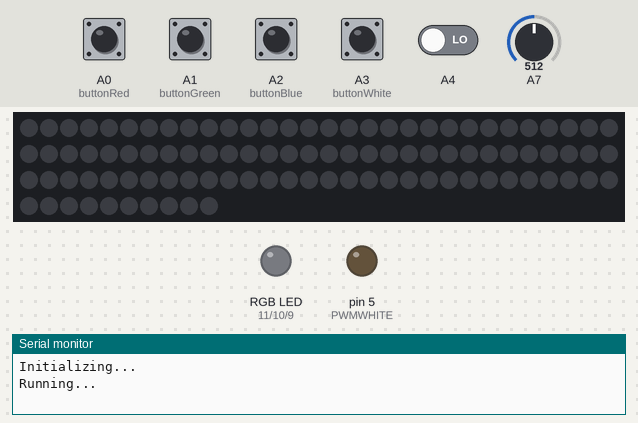
Bench run of a sketch on a simulated Arduino Nano, built with avr-gcc and run on an emulated ATmega328P. Shown: 100 RGB LEDs in strip order, left to right, continuing on the next row, an RGB LED mixed from three pins (HIGH = lit), output pins drawn as LEDs (lit = HIGH), the last lines printed to the serial monitor. The inputs (shaded band) are chosen by the test bench; at power-on: A0 (buttonRed), A1 (buttonGreen), A2 (buttonBlue), A3 (buttonWhite) HIGH, A4 LOW, A7 = 512. Dim RGB values are drawn brighter than linear; random numbers use the default seed unless the sketch sets one.

Above: at 1.2 s.
1.3 s: A4 driven HIGH
At 2.5 s:
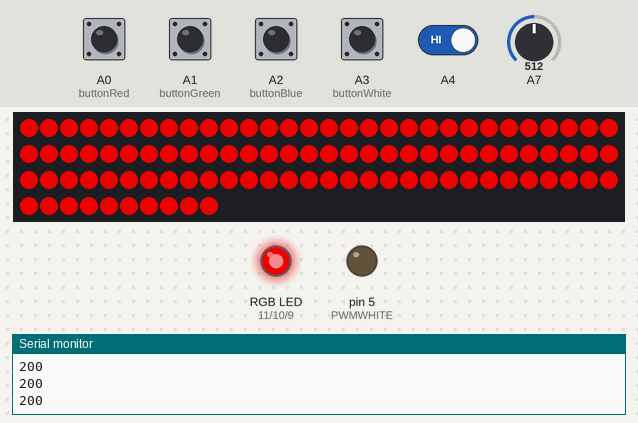
2.8 s: A1 (buttonGreen) pulled LOW for 0.15 s
At 4.0 s:
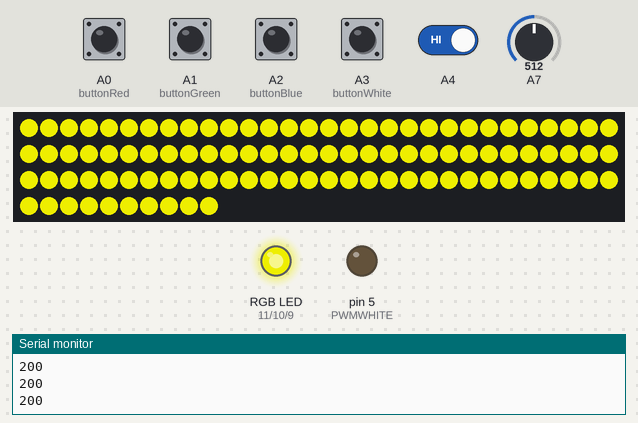
4.9 s: A2 (buttonBlue) pulled LOW for 0.15 s
At 6.7 s:
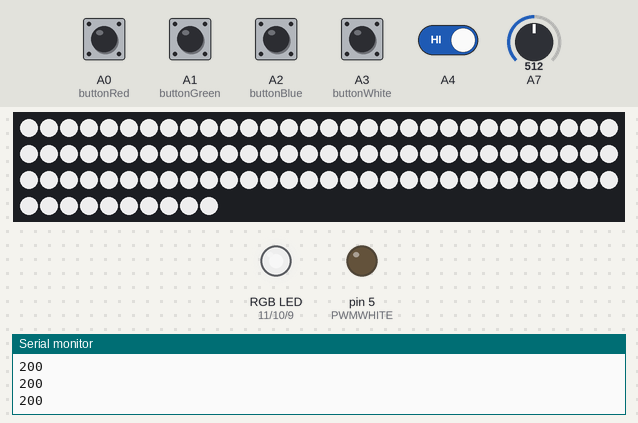
7.0 s: A0 (buttonRed) pulled LOW for 1 s
At 8.42 s:
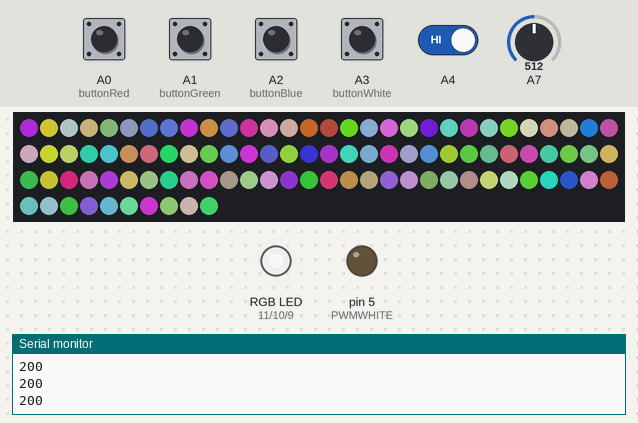
8.6 s: A3 (buttonWhite) pulled LOW for 0.15 s
At 10.5 s:
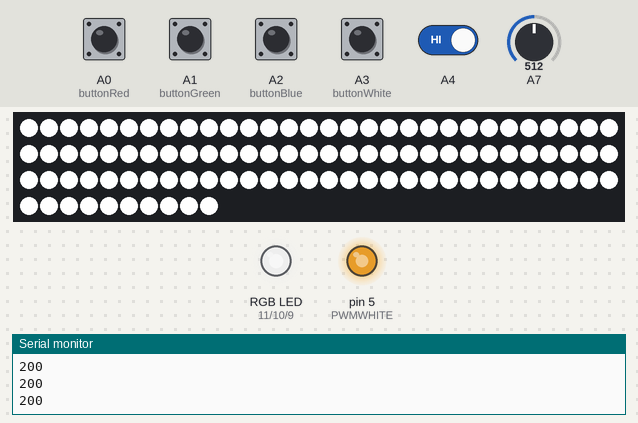
11.0 s: A0 (buttonRed) pulled LOW for 1 s
At 12.42 s:
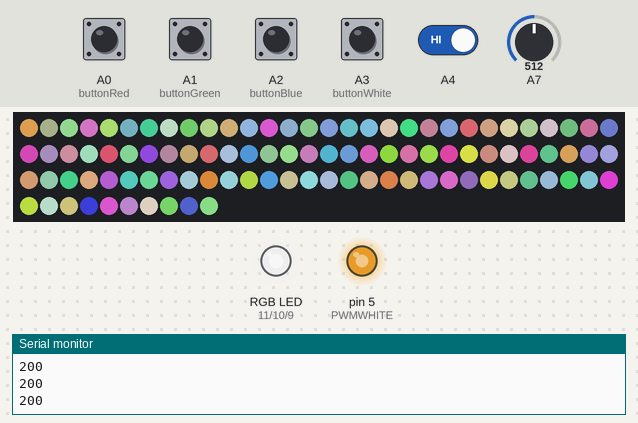
Timing chart, 0 to 14.0 s (numbered marks = the images above; inputs shaded):
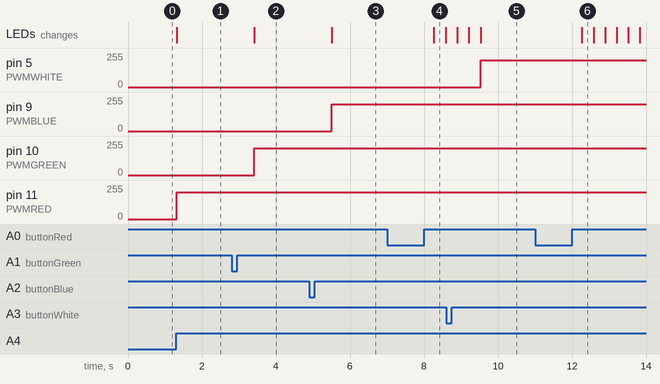

Measured:
- after the input at 1.3 s, pin 11 (PWMRED): 0/255 → 200/255 at once; the LEDs: change at once (image 1)
- after the input at 2.8 s, pin 10 (PWMGREEN): 0/255 → 200/255 after 0.61 s; the LEDs: change after 0.61 s (image 2)
- after the input at 4.9 s, pin 9 (PWMBLUE): 0/255 → 200/255 after 0.61 s; the LEDs: change after 0.61 s (image 3)
- after the input at 7.0 s, the LEDs: change after 1.3 s (image 4)
- after the input at 8.6 s, pin 5 (PWMWHITE): 0/255 → 200/255 after 0.93 s
- after the input at 11.0 s, the LEDs: change after 1.3 s (image 6)

The sketch:

stripe.ino
```cpp
//stripe.ino
#include <OneButton.h>
#include <NeoPixelBus.h>

#define DEFAULTBRIGHT 200 	//Standard lysnivå
#define TIMEOUT 120000 		//2min + ca 17 på pir timeout,

#define PWMRED 11
#define PWMGREEN 10
#define PWMBLUE 9
#define PWMWHITE 5

const uint16_t PixelCount = 100; // this example assumes 4 pixels, making it smaller will cause a failure
const uint8_t PixelPin = 6;  // make sure to set this to the correct pin, ignored for Esp8266
bool disco = false;
bool strobe = false;
bool doTimeout = true;

unsigned long timeout;

NeoPixelBus<NeoRgbwFeature, NeoSk6812Method> strip(PixelCount, PixelPin);

OneButton buttonRed(A0,true);
OneButton buttonGreen(A1,true);
OneButton buttonBlue(A2,true);
OneButton buttonWhite(A3,true);

RgbwColor black(0);
RgbwColor current(0);
RgbwColor white(200,200,200,200);

struct MyAnimationState
{
    RgbwColor StartingColor;  // the color the animation starts at
    RgbwColor EndingColor; // the color the animation will end at};
};

MyAnimationState animationState[PixelCount];

void SetRandomSeed()
{
    uint32_t seed;

    // random works best with a seed that can use 31 bits
    // analogRead on a unconnected pin tends toward less than four bits
    seed = analogRead(A7);
    delay(1);

    for (int shifts = 3; shifts < 31; shifts += 3)
    {
        seed ^= analogRead(A7) << shifts;
        delay(1);
    }

    // Serial.println(seed);
    randomSeed(seed);
}

void SetupAnimationSet()
{
    // setup some animations
    for (uint16_t pixel = 0; pixel < PixelCount; pixel++)
    {
        const uint8_t peak = 128;

        // each animation starts with the color that was present
        RgbwColor originalColor = strip.GetPixelColor(pixel);
        // and ends with a random color
        RgbwColor targetColor = RgbwColor(random(peak), random(peak), random(peak),0);

        // each animation starts with the color that was present
        animationState[pixel].StartingColor = originalColor;
        // and ends with a random color
        animationState[pixel].EndingColor = targetColor;
    }
}


void setup() {
  	Serial.begin(115200);
    while (!Serial); // wait for serial attach
    Serial.println();
    Serial.println("Initializing...");
    Serial.flush();

    // this resets all the neopixels to an off state
    strip.Begin();
    strip.Show();

    Serial.println();
    Serial.println("Running...");

    buttonRed.attachClick(clickRed);
    buttonGreen.attachClick(clickGreen);
    buttonBlue.attachClick(clickBlue);
    buttonWhite.attachClick(clickWhite);

    buttonRed.attachDoubleClick(clickRedOff);
    buttonGreen.attachDoubleClick(clickGreenOff);
    buttonBlue.attachDoubleClick(clickBlueOff);
    buttonWhite.attachDoubleClick(clickWhiteOff);

    buttonRed.attachLongPressStop(longPressRed);
    buttonGreen.attachLongPressStop(longPressGreen);
    buttonBlue.attachLongPressStop(longPressBlue);
    buttonWhite.attachLongPressStop(longPressWhite);

    SetRandomSeed();

    pinMode(A4, INPUT);
}

void loop() {
	// put your main code here, to run repeatedly:
	buttonRed.tick();
	buttonGreen.tick();
	buttonBlue.tick();
	buttonWhite.tick();
	delay(10);
	if (disco) doDisco();
	if (strobe) doStrobe();

	if(!doTimeout) return;

	if (digitalRead(A4)) {
		timeout=millis();
		Serial.println(current.R);
		if (current.R!=DEFAULTBRIGHT) {

			Serial.println("turning on light :)");
			setBrighter(current.R);
			doTimeout=true;
		}
	}
	else if( millis()-timeout > TIMEOUT ) {
		setAllOff();
	}
}

void clickRed() {setBrighter(current.R);}
void clickGreen() {setBrighter(current.G);}
void clickBlue() {setBrighter(current.B);}
void clickWhite() {setBrighter(current.W);}

void clickRedOff() {setOff(current.R);}
void clickGreenOff() {setOff(current.G);}
void clickBlueOff() {setOff(current.B);}
void clickWhiteOff() {setAllOff();}

void longPressRed() {
    doTimeout=false;
	disco=true;
}
void longPressGreen() {
}
void longPressBlue() {
}
void longPressWhite() {
    doTimeout=false;
	strobe=true;
}

void setOff(uint8_t &color) {
	doTimeout=false;
	color=0;
	for(uint16_t i=0; i<PixelCount; i++) {
    	strip.SetPixelColor(i, current);
    }
    strip.Show();

    analogWrite(PWMRED,current.R);
    analogWrite(PWMGREEN,current.G);
    analogWrite(PWMBLUE,current.B);
    analogWrite(PWMWHITE,current.W);
}

void setAllOff() {
	current=black;
	for(uint16_t i=0; i<PixelCount; i++) {
    	strip.SetPixelColor(i, black);
    }
    strip.Show();
    analogWrite(PWMRED,current.R);
    analogWrite(PWMGREEN,current.G);
    analogWrite(PWMBLUE,current.B);
    analogWrite(PWMWHITE,current.W);
    doTimeout=true;
}

void setBrighter(uint8_t &color) {
    strobe=false;
    disco=false;
    doTimeout=false;

	if(color==0) color=DEFAULTBRIGHT;
	else color+=30;

	for(uint16_t i=0; i<PixelCount; i++) {
    	strip.SetPixelColor(i, current);
    }
    strip.Show();

    analogWrite(PWMRED,current.R);
    analogWrite(PWMGREEN,current.G);
    analogWrite(PWMBLUE,current.B);
    analogWrite(PWMWHITE,current.W);
}

void doDisco() {
	SetupAnimationSet();
	for(float t=0; t<1.f; t+=0.1f) {
		for(uint16_t i=0; i<PixelCount; i++) {
			strip.SetPixelColor(i, RgbwColor::LinearBlend(
				animationState[i].StartingColor,
				animationState[i].EndingColor,
				t
				));
		}
		strip.Show();
	}
	delayButtons(100);
}

void doStrobe() {
		for(uint16_t i=0; i<PixelCount; i++) {
    		strip.SetPixelColor(i, white);
    	}
    	strip.Show();
    	delayButtons(200);

    	for(uint16_t i=0; i<PixelCount; i++) {
    		strip.SetPixelColor(i, black);
    	}
    	strip.Show();
    	delayButtons(200);
}

void delayButtons(unsigned long ms) {
	unsigned long t = millis();
    	while((millis()-t) < ms) {
    		buttonRed.tick();
    		buttonGreen.tick();
    		buttonBlue.tick();
    		buttonWhite.tick();
    		delay(10);
    	}
}
```
